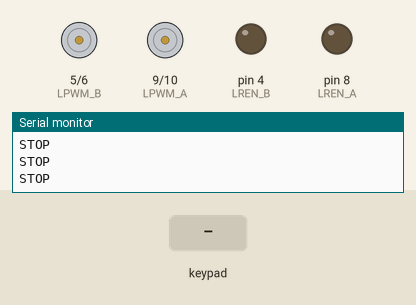
Simulated run of this sketch. Board: Arduino Nano, built with avr-gcc and run on an emulated ATmega328P. Shown: motor-driver pin pairs drawn as motors (green arrow = first pin HIGH = forward, orange = second pin HIGH = backward, longer = more drive), output pins drawn as LEDs (lit = HIGH), the last lines printed to the serial monitor. Inputs (shaded band) come from the test bench.

Above: at 1.2 s.
1.3 s: key 'U' pressed
At 1.51 s:
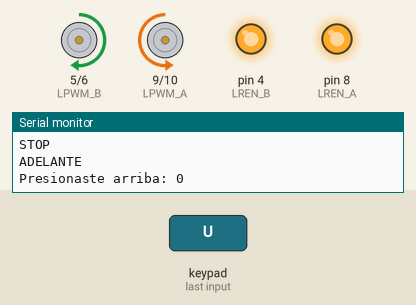
3.2 s: key 'D' pressed
At 3.43 s:
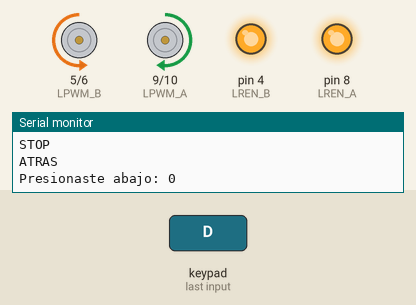
5.1 s: key 'L' pressed
At 5.3 s:
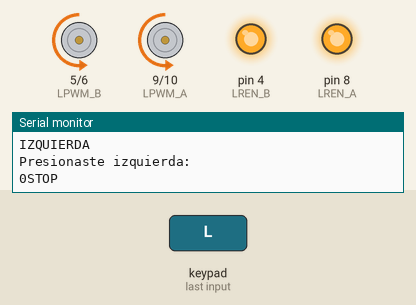
7.0 s: key 'R' pressed
At 7.22 s:
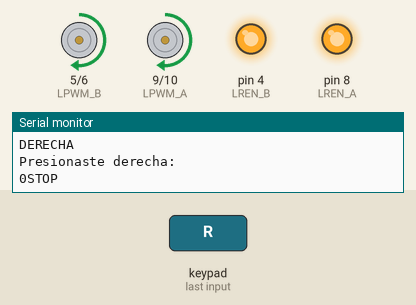
Timing chart, 0 to 9.9 s (numbered marks = the images above; inputs shaded):
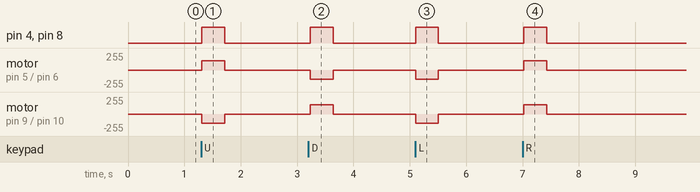

Measured:
- after the input at 1.3 s, pin 4 (LREN_B), pin 8 (LREN_A): LOW → HIGH at once, → LOW 0.41 s later; motor on pin 5 (LPWM_B) / pin 6 (RPWM_B): stopped → forward 140/255 at once, → stopped 0.41 s later; motor on pin 9 (LPWM_A) / pin 10 (RPWM_A): stopped → backward 140/255 at once, → stopped 0.41 s later
- after the input at 3.2 s, pin 4 (LREN_B), pin 8 (LREN_A): LOW → HIGH at once, → LOW 0.41 s later; motor on pin 5 (LPWM_B) / pin 6 (RPWM_B): stopped → backward 140/255 at once, → stopped 0.41 s later; motor on pin 9 (LPWM_A) / pin 10 (RPWM_A): stopped → forward 140/255 at once, → stopped 0.41 s later
- after the input at 5.1 s, pin 4 (LREN_B), pin 8 (LREN_A): LOW → HIGH at once, → LOW 0.41 s later; motor on pin 5 (LPWM_B) / pin 6 (RPWM_B), motor on pin 9 (LPWM_A) / pin 10 (RPWM_A): stopped → backward 140/255 at once, → stopped 0.41 s later
- after the input at 7.0 s, pin 4 (LREN_B), pin 8 (LREN_A): LOW → HIGH at once, → LOW 0.41 s later; motor on pin 5 (LPWM_B) / pin 6 (RPWM_B), motor on pin 9 (LPWM_A) / pin 10 (RPWM_A): stopped → forward 140/255 at once, → stopped 0.41 s later

The sketch:

PS2_v7.0_ragnarok_Nano.ino
```cpp
#include <PS2X_lib.h>

//La programación está realizada en base a los pines de un Arduio NANO

//Motor B
int RPWM_A= 10;  //PIN PWM
int LPWM_A= 9;  //PIN PWM
int LREN_A= 8;  //PIN DIGITAL

//Motor A
int RPWM_B= 6;  //PIN PWM
int LPWM_B= 5; //PIN PWM
int LREN_B= 4; //PIN DIGITAL


PS2X ps2x;

int error = 0;
byte vibrate = 0;

void setup()
{
  //Motor A
  pinMode(RPWM_A, OUTPUT);
  pinMode(LPWM_A, OUTPUT);
  pinMode(LREN_A, OUTPUT);

  //Motor B
  pinMode(RPWM_B, OUTPUT);
  pinMode(LPWM_B, OUTPUT);
  pinMode(LREN_B, OUTPUT);


  Serial.begin(9600);
  error = ps2x.config_gamepad(13,12,A0,11,true,true);  //(clock, command, attention, data)

  if(error == 0)
  {
    Serial.println("Controlador encontrado y configurado");
  }
  else
  {
    Serial.println("Error, mando no encontrado");
  }
}

void Adelante(){
  Serial.println("ADELANTE");

  //Motor A
  digitalWrite(LREN_A, HIGH);
  analogWrite(RPWM_A, 140);
  analogWrite(LPWM_A, 0);

  //Motor B
  digitalWrite(LREN_B, HIGH);
  analogWrite(RPWM_B, 0);
  analogWrite(LPWM_B, 140);
}
void Atras(){
  Serial.println("ATRAS");

  //Motor A
  digitalWrite(LREN_A, HIGH);
  analogWrite(RPWM_A, 0);
  analogWrite(LPWM_A, 140);

  //Motor B
  digitalWrite(LREN_B, HIGH);
  analogWrite(RPWM_B, 140);
  analogWrite(LPWM_B, 0);
}
void Izquierda(){
  Serial.println("IZQUIERDA");

  //Motor A
  digitalWrite(LREN_A, HIGH);
  analogWrite(RPWM_A, 140);
  analogWrite(LPWM_A, 0);

  //Motor B
  digitalWrite(LREN_B, HIGH);
  analogWrite(RPWM_B, 140);
  analogWrite(LPWM_B, 0);
}
void Derecha(){
  Serial.println("DERECHA");

  //Motor A
  digitalWrite(LREN_A, HIGH);
  analogWrite(RPWM_A, 0);
  analogWrite(LPWM_A, 140);

  //Motor B
  digitalWrite(LREN_B, HIGH);
  analogWrite(RPWM_B, 0);
  analogWrite(LPWM_B, 140);
}
void Stop(){
  Serial.println("STOP");

  //Motor A
  digitalWrite(LREN_A, LOW);
  analogWrite(RPWM_A, 0);
  analogWrite(LPWM_A, 0);

  //Motor B
  digitalWrite(LREN_B, LOW);
  analogWrite(RPWM_B, 0);
  analogWrite(LPWM_B, 0);
}

void loop()
{

  int temp;
  ps2x.read_gamepad(false,vibrate);

  vibrate = ps2x.Analog(PSAB_BLUE);

  Stop();

  if(ps2x.Button(PSB_PAD_UP))
  {
    temp = ps2x.Analog(PSAB_PAD_UP);
    Adelante();
    Serial.print("Presionaste arriba: ");
    Serial.println(temp);
  }

  else if(ps2x.Button(PSB_PAD_DOWN))
  {
    temp = ps2x.Analog(PSAB_PAD_DOWN);
    Atras();
    Serial.print("Presionaste abajo: ");
    Serial.println(temp);
  }

  else if(ps2x.Button(PSB_PAD_LEFT))
  {
    temp = ps2x.Analog(PSAB_PAD_LEFT);
    Izquierda();
    Serial.println("Presionaste izquierda: ");
    Serial.print(temp);
  }

  else if(ps2x.Button(PSB_PAD_RIGHT))
  {
    temp = ps2x.Analog(PSAB_PAD_RIGHT);
    Derecha();
    Serial.println("Presionaste derecha: ");
    Serial.print(temp);
  }

  if(ps2x.Button(PSB_BLUE))
  {
    Atras();
    Serial.println("Presionaste X: ");
  }
  if(ps2x.Button(PSB_PINK))
  {
    Izquierda();
    Serial.println("Presionaste cuadrado: ");
  }
  if(ps2x.Button(PSB_RED))
  {
    Derecha();
    Serial.println("Presionaste redondo: ");
  }
  if(ps2x.Button(PSB_GREEN))
  {
    Adelante();
    Serial.println("Presionaste triangulo: ");
  }
  if(ps2x.Button(PSB_L1))
  {
    Atras();
    Serial.println("Presionaste L1: ");
  }
  if(ps2x.Button(PSB_L2))
  {
    Izquierda();
    Serial.println("Presionaste L2: ");
  }
  if(ps2x.Button(PSB_R1))
  {
    Adelante();
    Serial.println("Presionaste R1: ");
  }
  if(ps2x.Button(PSB_R2))
  {
    Derecha();
    Serial.println("Presionaste R2: ");
  }


  if(ps2x.Button(PSB_SELECT))
  {
    Serial.println("Presionaste seleccionar: ");
  }
  else if(ps2x.Button(PSB_START))
  {
    Serial.println("Presionaste entrar: ");
  }


  delay(50);
}
```
